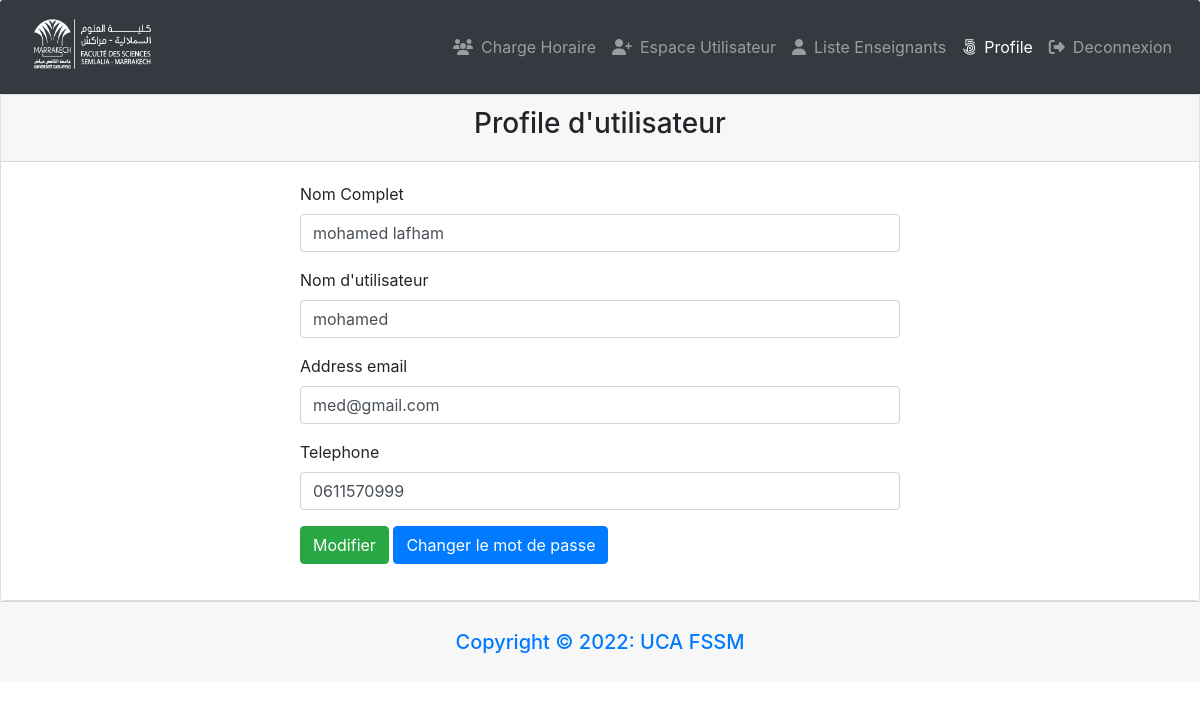
Page /profile.php?id=1 (signed in) on the committed database.
### tables this page shows
CREATE TABLE `tbl_users` (
  `id` int(11) NOT NULL,
  `name` varchar(255) DEFAULT NULL,
  `username` varchar(255) DEFAULT NULL,
  `email` varchar(255) DEFAULT NULL,
  `password` varchar(255) DEFAULT NULL,
  `mobile` varchar(25) DEFAULT NULL,
  `roleid` tinyint(4) DEFAULT NULL,
  `isActive` tinyint(4) DEFAULT 0,
  `created_at` timestamp NOT NULL DEFAULT current_timestamp(),
  `updated_at` timestamp NOT NULL DEFAULT current_timestamp()
);

### classes/Users.php (called while the page is built, shortened)
<?php
include 'lib/Database.php';
class Users
{
  private $db;
  public function __construct()
  {
    $this->db = new Database();
  }
  public function getUserInfoById($userid)
  {
    $sql = "SELECT * FROM tbl_users WHERE id = :id LIMIT 1";
    $stmt = $this->db->pdo->prepare($sql);
    $stmt->bindValue(':id', $userid);
    $stmt->execute();
    $result = $stmt->fetch(PDO::FETCH_OBJ);
    if ($result) {
      return $result;
    } else {
      return false;
    }
  }
}

### profile.php (the view, shortened to what this page needs)
<?php
include 'inc/header.php';
 ?>
<?php
if (isset($_GET['id'])) {
  $userid = $_GET['id'];
}
 ?>
 <div class="card ">
   <div class="card-header">
          <h3 class="text-center">Profile d'utilisateur</h3>
        </div>
        <div class="card-body">
    <?php
    $getUinfo = $users->getUserInfoById($userid);
    if ($getUinfo) {
     ?>
          <div style="width:600px; margin:0px auto">
          <form class="" action="" method="POST">
              <div class="form-group">
                <label for="name">Nom Complet</label>
                <input type="text" name="name" value="<?php echo $getUinfo->name; ?>" class="form-control">
              </div>
              <div class="form-group">
                <label for="username">Nom d'utilisateur</label>
                <input type="text" name="username" value="<?php echo $getUinfo->username; ?>" class="form-control">
              </div>
              <div class="form-group">
                <label for="email">Address email</label>
                <input type="email" id="email" name="email" value="<?php echo $getUinfo->email; ?>" class="form-control">
              </div>
              <div class="form-group">
                <label for="mobile">Telephone</label>
                <input type="text" id="mobile" name="mobile" value="<?php echo $getUinfo->mobile; ?>" class="form-control">
              </div>
              <div class="form-group">
                <button type="submit" name="update" class="btn btn-success">Modifier</button>
                <a class="btn btn-primary" href="changepass.php?id=<?php echo $getUinfo->id;?>">Changer le mot de passe</a>
              </div>
          </form>
        </div>
      <?php } ?>
      </div>
    </div>
  <?php
  include 'inc/footer.php';
  ?>

### assets/style.css (style rules this page uses)
* { margin: 0; padding: 0; box-sizing: border-box; }
h1, h2, h3, h4, h5, h6 { color: #222; font-family: 'Nunito', sans-serif; font-weight: 400; margin-top: 0; }
h3 { font-size: 24px; line-height: 30px; }

### rows in the picture
tbl_users: name "mohamed lafham", username "mohamed", email "med@gmail.com", mobile "0611570999"
